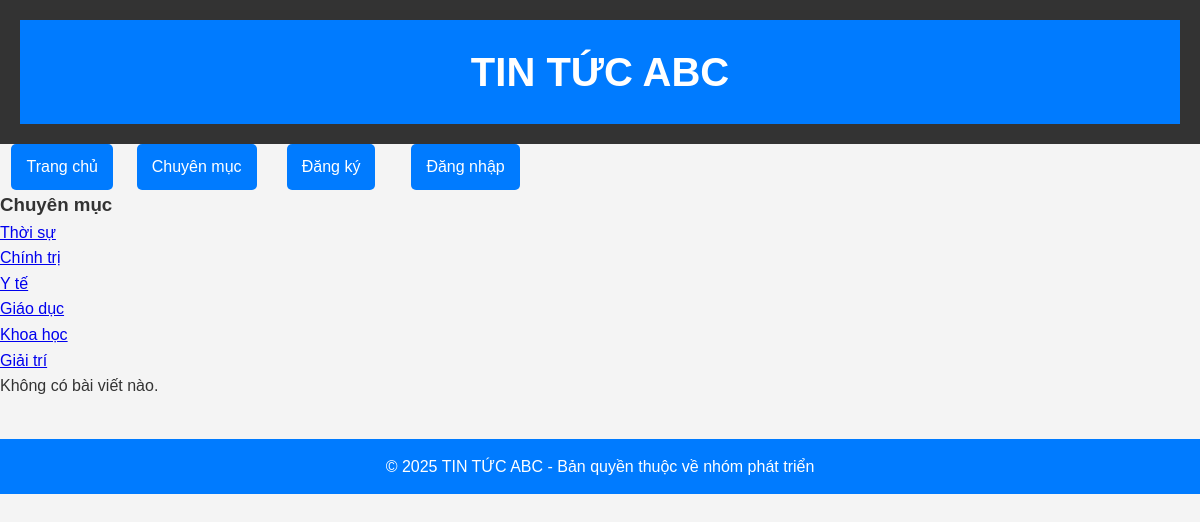
/?page=3, run on an earlier commit of the app's database.
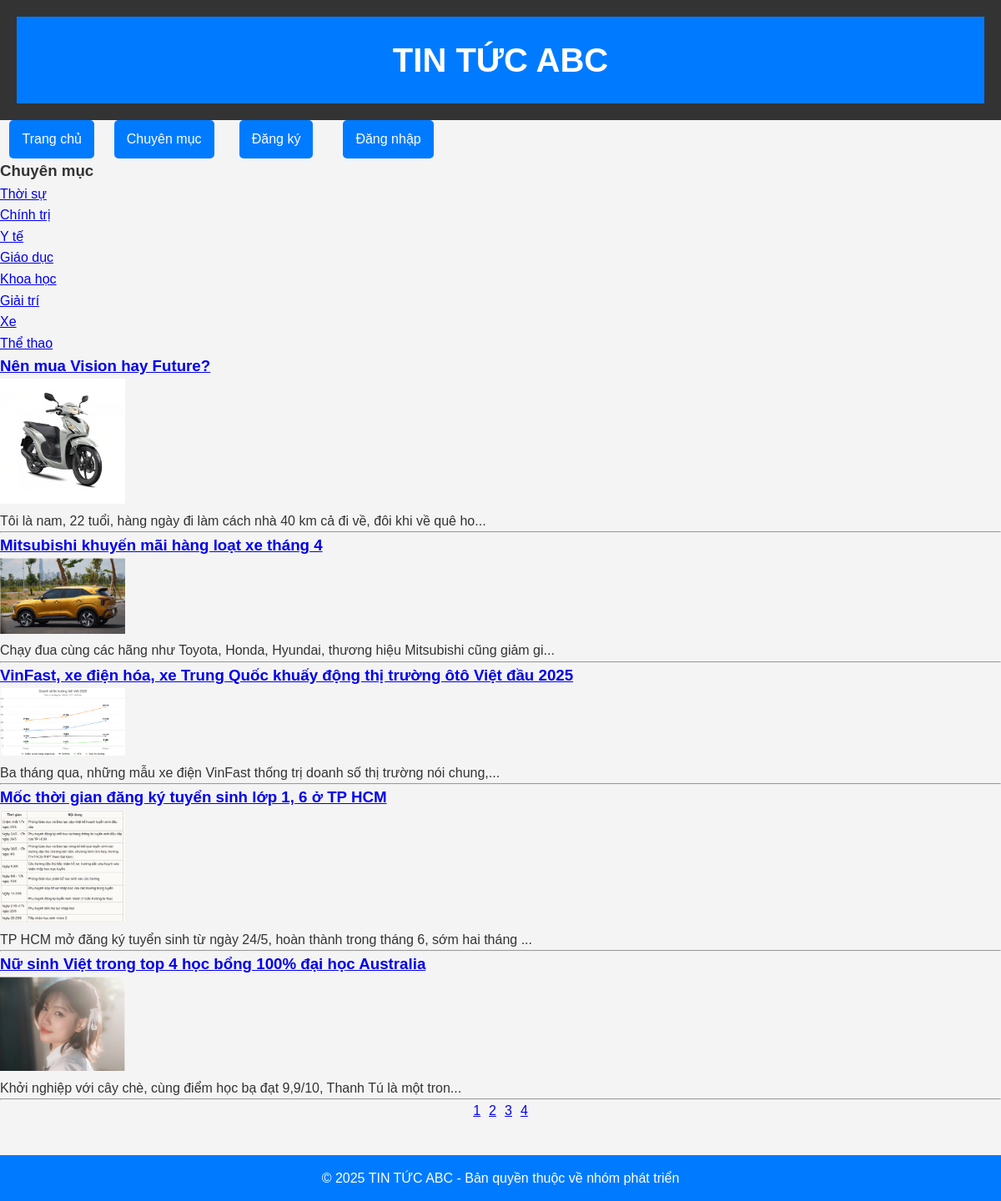
And on a later commit of the database.
### tables this page shows
CREATE TABLE `chuyenmuc` (
  `id` int(11) NOT NULL,
  `ten` varchar(255) NOT NULL,
  `mota` text DEFAULT NULL,
  `created_at` timestamp NOT NULL DEFAULT current_timestamp()
);

CREATE TABLE `news` (
  `id` int(11) NOT NULL,
  `tieude` varchar(255) DEFAULT NULL,
  `noidung` text DEFAULT NULL,
  `created_at` timestamp NOT NULL DEFAULT current_timestamp(),
  `image` varchar(255) DEFAULT NULL,
  `views` int(11) DEFAULT 0,
  `chuyenmuc_id` int(11) NOT NULL,
  `author` varchar(100) DEFAULT NULL
);

### index.php (the view, shortened to what this page needs)
<?php
include('connect.php');
$chuyenmuc_result = mysqli_query($conn, "SELECT * FROM chuyenmuc");
$page = isset($_GET['page']) ? (int)$_GET['page'] : 1;
$limit = 5;
$offset = ($page - 1) * $limit;
$sql = "SELECT * FROM news ORDER BY id DESC LIMIT $limit OFFSET $offset";
$result = mysqli_query($conn, $sql);
?>
<!DOCTYPE html>
<html lang="vi">
<head>
    <link rel="stylesheet" href="style.css">
</head>
<body>
    <?php include('modun/header.php'); ?>
    <?php include('modun/menu.php'); ?>
    <div class="chuyenmuc">
        <h3>Chuyên mục</h3>
        <ul>
            <?php while ($chuyenmuc = mysqli_fetch_assoc($chuyenmuc_result)): ?>
                <li><a href="?chuyenmuc_id=<?= $chuyenmuc['id'] ?>"><?= $chuyenmuc['ten'] ?></a></li>
            <?php endwhile; ?>
        </ul>
    </div>
    <?php
    if (mysqli_num_rows($result) > 0) {
        while ($row = mysqli_fetch_assoc($result)) {
            echo "<h3><a href='chitiettintuc.php?id={$row['id']}'>{$row['tieude']}</a></h3>";
            if (!empty($row['image'])) {
                echo "<img src='uploads/{$row['image']}' width='150'><br>";
            }
            echo "<p>" . substr(strip_tags($row['noidung']), 0, 100) . "...</p><hr>";
        }
    } else {
        echo "<p>Không có bài viết nào.</p>";
    }
    ?>
    <div style="text-align:center;">
        <?php
        $total_result = mysqli_query($conn, "SELECT COUNT(*) AS total FROM news");
        $total_row = mysqli_fetch_assoc($total_result);
        $total_pages = ceil($total_row['total'] / $limit);
        for ($i = 1; $i <= $total_pages; $i++) {
            echo "<a href='?page=$i' style='margin:0 5px;'>$i</a>";
        }
        ?>
    </div>
    <?php include('modun/footer.php'); ?>
</body>
</html>

What changed in the data, as far as the page shows it:
added chuyenmuc: ten "Xe"
added chuyenmuc: ten "Thể thao"
added news: tieude "Nên mua Vision hay Future?", image (picture), noidung "Tôi là nam, 22 tuổi, hàng ngày đi làm cách nhà 40 km cả đi về, đôi khi về quê ho"
added news: tieude "Mitsubishi khuyến mãi hàng loạt xe tháng 4", image (picture), noidung "Chạy đua cùng các hãng như Toyota, Honda, Hyundai, thương hiệu Mitsubishi cũng giảm gi"
added news: tieude "VinFast, xe điện hóa, xe Trung Quốc khuấy động thị trường ôtô Việt đầu 2025", image (picture), noidung "Ba tháng qua, những mẫu xe điện VinFast thống trị doanh số thị trường nói chung,"
added news: tieude "Mốc thời gian đăng ký tuyển sinh lớp 1, 6 ở TP HCM", image (picture), noidung "TP HCM mở đăng ký tuyển sinh từ ngày 24/5, hoàn thành trong tháng 6, sớm hai tháng"
added news: tieude "Nữ sinh Việt trong top 4 học bổng 100% đại học Australia", image (picture), noidung "Khởi nghiệp với cây chè, cùng điểm học bạ đạt 9,9/10, Thanh Tú là một tron"
Also different on the page:
new list line: "1"
new list line: "2"
new list line: "3"
new list line: "4"
text no longer shown: "Không có bài viết nào."
